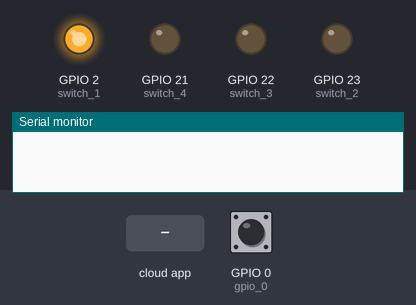
Bench run of a sketch on a simulated ESP32. On the bench: output pins drawn as LEDs (lit = HIGH), the last lines printed to the serial monitor. Dashed ring = blinking. The test bench sets the inputs (shaded band); at power-on: GPIO 0 (gpio_0) HIGH. WiFi joins after 1.5 s; servers stay silent unless stated.

Above: at 1.2 s.
1.3 s: the phone or cloud app sets Switch1 to 0
At 2.2 s:
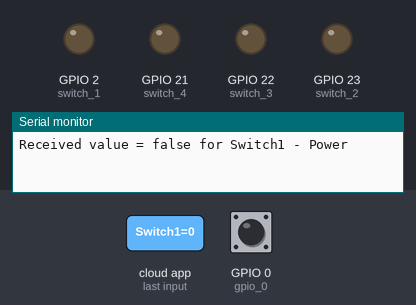
2.8 s: the phone or cloud app sets Switch2 to 1
At 3.4 s:
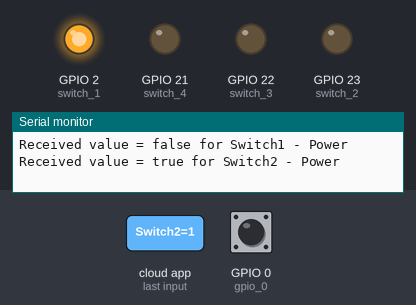
4.3 s: the phone or cloud app sets Switch2 to 0
At 4.6 s:
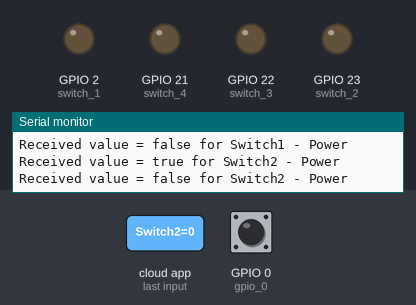
5.8 s: the phone or cloud app sets Switch1 to 1
At 6.9 s:
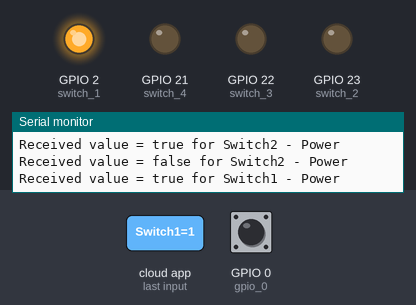
7.3 s: GPIO 0 (gpio_0) pulsed LOW 5 times (0.12 s each, 0.3 s apart)
At 7.9 s:
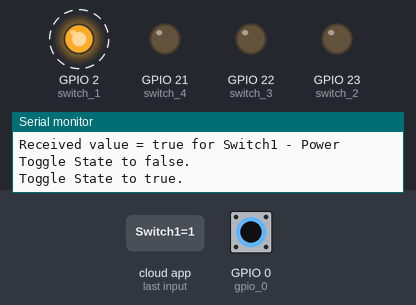
Timing chart, 0 to 10.3 s (numbered marks = the images above; inputs shaded):
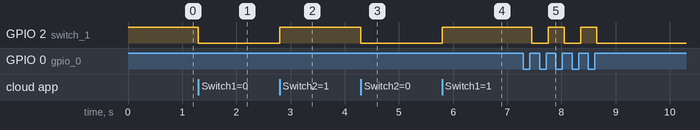

The sketch:

RMakerSwitchmy.ino
```cpp
//This example demonstrates the ESP RainMaker with a standard Switch device.
#include "RMaker.h"
#include "WiFi.h"
#include "WiFiProv.h"

#define DEFAULT_POWER_MODE true
const char *service_name = "PROV_1234";
const char *pop = "abcd1234";

//GPIO for push button
//GPIO for virtual device
static int gpio_0 = 0;
static int switch_1 = 2;
static int switch_2 = 23;
static int switch_3 = 22;
static int switch_4 = 21;
static int ps1 = 34;  //pysical switch
static int ps2 = 35;
static int ps3 = 32;


/* Variable for reading pin status*/
bool switch_state = true;
bool ini1 = false;
bool ini2 = false;
bool ini3 = true;
bool ini4 = false;


//The framework provides some standard device types like switch, lightbulb, fan, temperaturesensor.
static Switch my_switch1;
static Switch my_switch2;
static Switch my_switch3;
static Switch my_switch4;

//wifi reconnection function
void WiFiEvent(WiFiEvent_t event, arduino_event_info_t info) {
  switch (event) {
    case ARDUINO_EVENT_WIFI_STA_DISCONNECTED:
      Serial.println("Disconnected from station, attempting reconnection");
      WiFi.reconnect();
      break;
    default:
      break;
  }
}

void sysProvEvent(arduino_event_t *sys_event) {
  switch (sys_event->event_id) {
    case ARDUINO_EVENT_PROV_START:
#if CONFIG_IDF_TARGET_ESP32S2
      Serial.printf("\nProvisioning Started with name \"%s\" and PoP \"%s\" on SoftAP\n", service_name, pop);
      printQR(service_name, pop, "softap");
#else
      Serial.printf("\nProvisioning Started with name \"%s\" and PoP \"%s\" on BLE\n", service_name, pop);
      printQR(service_name, pop, "ble");
#endif
      break;
    default:;
  }
}

void write_callback(Device *device, Param *param, const param_val_t val, void *priv_data, write_ctx_t *ctx) {
  const char *device_name = device->getDeviceName();
  const char *param_name = param->getParamName();


  if (strcmp(device_name, "switch1"))
    if (strcmp(param_name, "Power") == 0) {
      Serial.printf("Received value = %s for %s - %s\n", val.val.b ? "true" : "false", device_name, param_name);
      switch_state = val.val.b;
      (switch_state == false) ? digitalWrite(switch_1, LOW) : digitalWrite(switch_1, HIGH);
      param->updateAndReport(val);
    }

    else if (strcmp(device_name, "switch2"))
      if (strcmp(param_name, "Power") == 0) {
        Serial.printf("Received value = %s for %s - %s\n", val.val.b ? "true" : "false", device_name, param_name);
        switch_state = val.val.b;
        (switch_state == false) ? digitalWrite(switch_2, LOW) : digitalWrite(switch_2, HIGH);
        param->updateAndReport(val);
      }

      else if (strcmp(device_name, "switch3"))
        if (strcmp(param_name, "Power") == 0) {
          Serial.printf("Received value = %s for %s - %s\n", val.val.b ? "true" : "false", device_name, param_name);
          switch_state = val.val.b;
          (switch_state == false) ? digitalWrite(switch_3, LOW) : digitalWrite(switch_3, HIGH);
          param->updateAndReport(val);
        }

        else if (strcmp(device_name, "switch4"))
          if (strcmp(param_name, "Power") == 0) {
            Serial.printf("Received value = %s for %s - %s\n", val.val.b ? "true" : "false", device_name, param_name);
            switch_state = val.val.b;
            (switch_state == false) ? digitalWrite(switch_4, LOW) : digitalWrite(switch_4, HIGH);
            param->updateAndReport(val);
          }
}

void enableee() {
  Node my_node;
  my_node = RMaker.initNode("ESP RainMaker Node");

  //Initialize switch device
  my_switch1 = Switch("Switch1", &switch_1);
  my_switch2 = Switch("Switch2", &switch_2);
  my_switch3 = Switch("Switch3", &switch_3);
  my_switch4 = Switch("Switch4", &switch_4);
  //Standard switch device
  my_switch1.addCb(write_callback);
  my_switch2.addCb(write_callback);
  my_switch3.addCb(write_callback);
  my_switch4.addCb(write_callback);
  //Add switch device to the node
  my_node.addDevice(my_switch1);
  my_node.addDevice(my_switch2);
  if (ini3)
    my_node.addDevice(my_switch3);
  if (ini4)
    my_node.addDevice(my_switch4);
}

void setup() {
  Serial.begin(115200);
  pinMode(gpio_0, INPUT);
  pinMode(ps1, INPUT);
  pinMode(ps2, INPUT);
  pinMode(ps3, INPUT);

  pinMode(switch_1, OUTPUT);
  pinMode(switch_2, OUTPUT);
  pinMode(switch_3, OUTPUT);
  pinMode(switch_4, OUTPUT);
  WiFi.onEvent(WiFiEvent);

  digitalWrite(switch_1, DEFAULT_POWER_MODE);

  enableee();

  //This is optional
  RMaker.enableOTA(OTA_USING_PARAMS);
  //If you want to enable scheduling, set time zone for your region using setTimeZone().
  //The list of available values are provided here https://rainmaker.espressif.com/docs/time-service.html
  // RMaker.setTimeZone("Asia/Shanghai");
  // Alternatively, enable the Timezone service and let the phone apps set the appropriate timezone
  RMaker.enableTZService();
  RMaker.setTimeZone();

  RMaker.enableSchedule();

  RMaker.start();

  WiFi.onEvent(sysProvEvent);
#if CONFIG_IDF_TARGET_ESP32S2
  WiFiProv.beginProvision(WIFI_PROV_SCHEME_SOFTAP, WIFI_PROV_SCHEME_HANDLER_NONE, WIFI_PROV_SECURITY_1, pop, service_name);
#else
  WiFiProv.beginProvision(WIFI_PROV_SCHEME_BLE, WIFI_PROV_SCHEME_HANDLER_FREE_BTDM, WIFI_PROV_SECURITY_1, pop, service_name);
#endif
}

void loop() {

  if (digitalRead(gpio_0) == LOW) {  //Push button pressed

    // Key debounce handling
    delay(100);
    int startTime = millis();
    while (digitalRead(gpio_0) == LOW) delay(50);
    int endTime = millis();

    if ((endTime - startTime) > 10000) {
      // If key pressed for more than 10secs, reset all
      Serial.printf("Reset to factory.\n");
      RMakerFactoryReset(2);
    } else if ((endTime - startTime) > 3000) {
      Serial.printf("Reset Wi-Fi.\n");
      // If key pressed for more than 3secs, but less than 10, reset Wi-Fi
      RMakerWiFiReset(2);
    } else {
      // Toggle device state
      switch_state = !switch_state;
      Serial.printf("Toggle State to %s.\n", switch_state ? "true" : "false");
      my_switch1.updateAndReportParam(ESP_RMAKER_DEF_POWER_NAME, switch_state);
      (switch_state == false) ? digitalWrite(switch_1, LOW) : digitalWrite(switch_1, HIGH);
    }
  }
  delay(100);
}
```

Measured:
- after the input at 1.3 s, GPIO 2 (switch_1): HIGH → LOW at once
- after the input at 2.8 s, GPIO 2 (switch_1): LOW → HIGH at once
- after the input at 4.3 s, GPIO 2 (switch_1): HIGH → LOW at once
- after the input at 5.8 s, GPIO 2 (switch_1): LOW → HIGH at once
- after the input at 7.3 s, GPIO 2 (switch_1): alternates HIGH for 0.30 s and LOW for 0.30 s, 5 changes in all, then stays LOW, starting after 0.15 s
